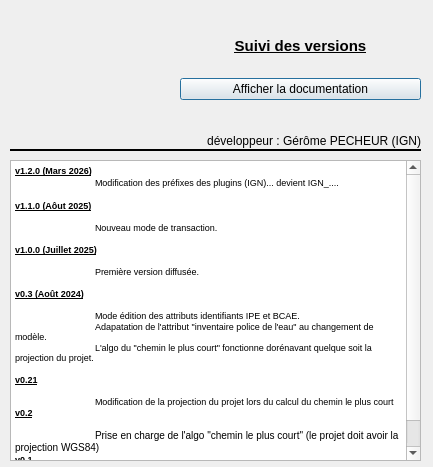
<?xml version="1.0" encoding="UTF-8"?>
<ui version="4.0">
 <class>DialogAide</class>
 <widget class="QDialog" name="DialogAide">
  <property name="geometry">
   <rect>
    <x>0</x>
    <y>0</y>
    <width>433</width>
    <height>467</height>
   </rect>
  </property>
  <property name="minimumSize">
   <size>
    <width>433</width>
    <height>467</height>
   </size>
  </property>
  <property name="maximumSize">
   <size>
    <width>433</width>
    <height>467</height>
   </size>
  </property>
  <property name="windowTitle">
   <string>A propos du plugin</string>
  </property>
  <property name="windowIcon">
   <iconset>
    <normaloff>icons/icon_principal.PNG</normaloff>icons/icon_principal.PNG</iconset>
  </property>
  <widget class="Line" name="line">
   <property name="geometry">
    <rect>
     <x>10</x>
     <y>140</y>
     <width>411</width>
     <height>20</height>
    </rect>
   </property>
   <property name="frameShadow">
    <enum>QFrame::Plain</enum>
   </property>
   <property name="lineWidth">
    <number>2</number>
   </property>
   <property name="orientation">
    <enum>Qt::Horizontal</enum>
   </property>
  </widget>
  <widget class="QLabel" name="label_10">
   <property name="geometry">
    <rect>
     <x>25</x>
     <y>20</y>
     <width>111</width>
     <height>111</height>
    </rect>
   </property>
   <property name="text">
    <string/>
   </property>
   <property name="pixmap">
    <pixmap>icons/logo_IGN.png</pixmap>
   </property>
   <property name="scaledContents">
    <bool>true</bool>
   </property>
  </widget>
  <widget class="QLabel" name="label_13">
   <property name="geometry">
    <rect>
     <x>120</x>
     <y>130</y>
     <width>301</width>
     <height>21</height>
    </rect>
   </property>
   <property name="text">
    <string>développeur : Gérôme PECHEUR (IGN)</string>
   </property>
   <property name="alignment">
    <set>Qt::AlignRight|Qt::AlignTrailing|Qt::AlignVCenter</set>
   </property>
  </widget>
  <widget class="QWidget" name="verticalLayoutWidget_3">
   <property name="geometry">
    <rect>
     <x>180</x>
     <y>20</y>
     <width>241</width>
     <height>80</height>
    </rect>
   </property>
   <layout class="QVBoxLayout" name="verticalLayout_3">
    <item>
     <widget class="QLabel" name="label">
      <property name="font">
       <font>
        <pointsize>11</pointsize>
        <weight>75</weight>
        <bold>true</bold>
        <underline>true</underline>
       </font>
      </property>
      <property name="text">
       <string>&lt;html&gt;&lt;head/&gt;&lt;body&gt;&lt;p&gt;Suivi des versions&lt;/p&gt;&lt;/body&gt;&lt;/html&gt;</string>
      </property>
      <property name="alignment">
       <set>Qt::AlignCenter</set>
      </property>
     </widget>
    </item>
    <item>
     <widget class="QPushButton" name="pushButtonAffichedoc">
      <property name="text">
       <string>Afficher la documentation</string>
      </property>
     </widget>
    </item>
   </layout>
  </widget>
  <widget class="QTextEdit" name="textEdit">
   <property name="geometry">
    <rect>
     <x>10</x>
     <y>160</y>
     <width>411</width>
     <height>301</height>
    </rect>
   </property>
   <property name="readOnly">
    <bool>true</bool>
   </property>
   <property name="html">
    <string>&lt;!DOCTYPE HTML PUBLIC &quot;-//W3C//DTD HTML 4.0//EN&quot; &quot;http://www.w3.org/TR/REC-html40/strict.dtd&quot;&gt;
&lt;html&gt;&lt;head&gt;&lt;meta name=&quot;qrichtext&quot; content=&quot;1&quot; /&gt;&lt;style type=&quot;text/css&quot;&gt;
p, li { white-space: pre-wrap; }
&lt;/style&gt;&lt;/head&gt;&lt;body style=&quot; font-family:'MS Shell Dlg 2'; font-size:7.8pt; font-weight:400; font-style:normal;&quot;&gt;
&lt;p style=&quot; margin-top:0px; margin-bottom:0px; margin-left:0px; margin-right:0px; -qt-block-indent:0; text-indent:0px;&quot;&gt;&lt;span style=&quot; font-size:7pt; font-weight:600; text-decoration: underline;&quot;&gt;v1.2.0 (Mars 2026)&lt;/span&gt;&lt;/p&gt;
&lt;p style=&quot; margin-top:0px; margin-bottom:0px; margin-left:0px; margin-right:0px; -qt-block-indent:0; text-indent:0px;&quot;&gt;	&lt;span style=&quot; font-size:7pt;&quot;&gt;Modification des préfixes des plugins (IGN)... devient IGN_....&lt;/span&gt;&lt;/p&gt;
&lt;p style=&quot;-qt-paragraph-type:empty; margin-top:0px; margin-bottom:0px; margin-left:0px; margin-right:0px; -qt-block-indent:0; text-indent:0px; font-size:7pt;&quot;&gt;&lt;br /&gt;&lt;/p&gt;
&lt;p style=&quot; margin-top:0px; margin-bottom:0px; margin-left:0px; margin-right:0px; -qt-block-indent:0; text-indent:0px;&quot;&gt;&lt;span style=&quot; font-size:7pt; font-weight:600; text-decoration: underline;&quot;&gt;v1.1.0 (Aôut 2025)&lt;/span&gt;&lt;/p&gt;
&lt;p style=&quot;-qt-paragraph-type:empty; margin-top:0px; margin-bottom:0px; margin-left:0px; margin-right:0px; -qt-block-indent:0; text-indent:0px; font-size:7pt; font-weight:600; text-decoration: underline;&quot;&gt;&lt;br /&gt;&lt;/p&gt;
&lt;p style=&quot; margin-top:0px; margin-bottom:0px; margin-left:0px; margin-right:0px; -qt-block-indent:0; text-indent:0px;&quot;&gt;&lt;span style=&quot; font-size:7pt;&quot;&gt;	Nouveau mode de transaction.&lt;/span&gt;&lt;/p&gt;
&lt;p style=&quot;-qt-paragraph-type:empty; margin-top:0px; margin-bottom:0px; margin-left:0px; margin-right:0px; -qt-block-indent:0; text-indent:0px; font-size:7pt;&quot;&gt;&lt;br /&gt;&lt;/p&gt;
&lt;p style=&quot; margin-top:0px; margin-bottom:0px; margin-left:0px; margin-right:0px; -qt-block-indent:0; text-indent:0px;&quot;&gt;&lt;span style=&quot; font-size:7pt; font-weight:600; text-decoration: underline;&quot;&gt;v1.0.0 (Juillet 2025)&lt;/span&gt;&lt;/p&gt;
&lt;p style=&quot;-qt-paragraph-type:empty; margin-top:0px; margin-bottom:0px; margin-left:0px; margin-right:0px; -qt-block-indent:0; text-indent:0px; font-size:7pt; font-weight:600; text-decoration: underline;&quot;&gt;&lt;br /&gt;&lt;/p&gt;
&lt;p style=&quot; margin-top:0px; margin-bottom:0px; margin-left:0px; margin-right:0px; -qt-block-indent:0; text-indent:0px;&quot;&gt;&lt;span style=&quot; font-size:7pt;&quot;&gt;	Première version diffusée.&lt;/span&gt;&lt;/p&gt;
&lt;p style=&quot;-qt-paragraph-type:empty; margin-top:0px; margin-bottom:0px; margin-left:0px; margin-right:0px; -qt-block-indent:0; text-indent:0px; font-size:7pt;&quot;&gt;&lt;br /&gt;&lt;/p&gt;
&lt;p style=&quot; margin-top:0px; margin-bottom:0px; margin-left:0px; margin-right:0px; -qt-block-indent:0; text-indent:0px;&quot;&gt;&lt;span style=&quot; font-size:7pt; font-weight:600; text-decoration: underline;&quot;&gt;v0.3 (Août 2024)&lt;/span&gt;&lt;/p&gt;
&lt;p style=&quot;-qt-paragraph-type:empty; margin-top:0px; margin-bottom:0px; margin-left:0px; margin-right:0px; -qt-block-indent:0; text-indent:0px; font-size:7pt; font-weight:600; text-decoration: underline;&quot;&gt;&lt;br /&gt;&lt;/p&gt;
&lt;p style=&quot; margin-top:0px; margin-bottom:0px; margin-left:0px; margin-right:0px; -qt-block-indent:0; text-indent:0px;&quot;&gt;&lt;span style=&quot; font-size:7pt;&quot;&gt;	Mode édition des attributs identifiants IPE et BCAE.&lt;/span&gt;&lt;/p&gt;
&lt;p style=&quot; margin-top:0px; margin-bottom:0px; margin-left:0px; margin-right:0px; -qt-block-indent:0; text-indent:0px;&quot;&gt;&lt;span style=&quot; font-size:7pt;&quot;&gt;	Adapatation de l'attribut &amp;quot;inventaire police de l'eau&amp;quot; au changement de modèle.&lt;/span&gt;&lt;/p&gt;
&lt;p style=&quot; margin-top:0px; margin-bottom:0px; margin-left:0px; margin-right:0px; -qt-block-indent:0; text-indent:0px;&quot;&gt;&lt;span style=&quot; font-size:7pt;&quot;&gt;	L'algo du &amp;quot;chemin le plus court&amp;quot; fonctionne dorénavant quelque soit la projection du projet.&lt;/span&gt;&lt;/p&gt;
&lt;p style=&quot; margin-top:0px; margin-bottom:0px; margin-left:0px; margin-right:0px; -qt-block-indent:0; text-indent:0px;&quot;&gt;&lt;span style=&quot; font-size:7pt;&quot;&gt;	&lt;/span&gt;&lt;/p&gt;
&lt;p style=&quot; margin-top:0px; margin-bottom:0px; margin-left:0px; margin-right:0px; -qt-block-indent:0; text-indent:0px;&quot;&gt;&lt;span style=&quot; font-size:7pt; font-weight:600; text-decoration: underline;&quot;&gt;v0.21&lt;/span&gt;&lt;/p&gt;
&lt;p style=&quot;-qt-paragraph-type:empty; margin-top:0px; margin-bottom:0px; margin-left:0px; margin-right:0px; -qt-block-indent:0; text-indent:0px; font-size:7pt; font-weight:600; text-decoration: underline;&quot;&gt;&lt;br /&gt;&lt;/p&gt;
&lt;p style=&quot; margin-top:0px; margin-bottom:0px; margin-left:0px; margin-right:0px; -qt-block-indent:0; text-indent:0px;&quot;&gt;&lt;span style=&quot; font-size:7pt;&quot;&gt;	Modification de la projection du projet lors du calcul du chemin le plus court&lt;/span&gt;&lt;/p&gt;
&lt;p style=&quot; margin-top:0px; margin-bottom:0px; margin-left:0px; margin-right:0px; -qt-block-indent:0; text-indent:0px;&quot;&gt;&lt;span style=&quot; font-size:7pt; font-weight:600; text-decoration: underline;&quot;&gt;v0.2&lt;/span&gt;&lt;/p&gt;
&lt;p style=&quot;-qt-paragraph-type:empty; margin-top:0px; margin-bottom:0px; margin-left:0px; margin-right:0px; -qt-block-indent:0; text-indent:0px; font-size:7pt; font-weight:600; text-decoration: underline;&quot;&gt;&lt;br /&gt;&lt;/p&gt;
&lt;p style=&quot; margin-top:0px; margin-bottom:0px; margin-left:0px; margin-right:0px; -qt-block-indent:0; text-indent:0px;&quot;&gt;&lt;span style=&quot; font-size:7pt;&quot;&gt;	&lt;/span&gt;Prise en charge de l'algo &amp;quot;chemin le plus court&amp;quot; (le projet doit avoir la projection WGS84)&lt;/p&gt;
&lt;p style=&quot; margin-top:0px; margin-bottom:0px; margin-left:0px; margin-right:0px; -qt-block-indent:0; text-indent:0px;&quot;&gt;&lt;span style=&quot; font-size:7pt; font-weight:600; text-decoration: underline;&quot;&gt;v0.1&lt;/span&gt;&lt;/p&gt;
&lt;p style=&quot; margin-top:0px; margin-bottom:0px; margin-left:0px; margin-right:0px; -qt-block-indent:0; text-indent:0px;&quot;&gt;&lt;span style=&quot; font-size:7pt;&quot;&gt;	Version initiale&lt;/span&gt;&lt;/p&gt;
&lt;p style=&quot;-qt-paragraph-type:empty; margin-top:0px; margin-bottom:0px; margin-left:0px; margin-right:0px; -qt-block-indent:0; text-indent:0px; font-size:7pt;&quot;&gt;&lt;br /&gt;&lt;/p&gt;&lt;/body&gt;&lt;/html&gt;</string>
   </property>
  </widget>
 </widget>
 <resources/>
 <connections/>
</ui>
